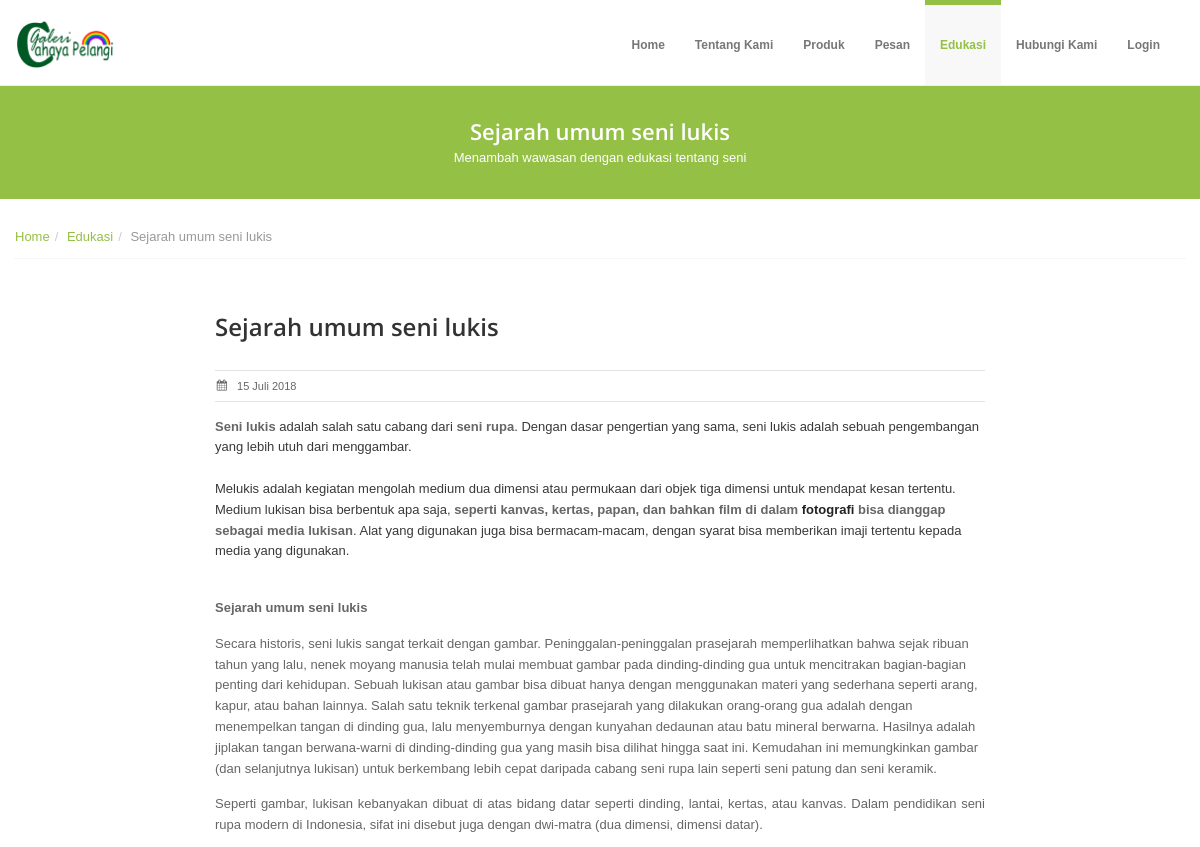
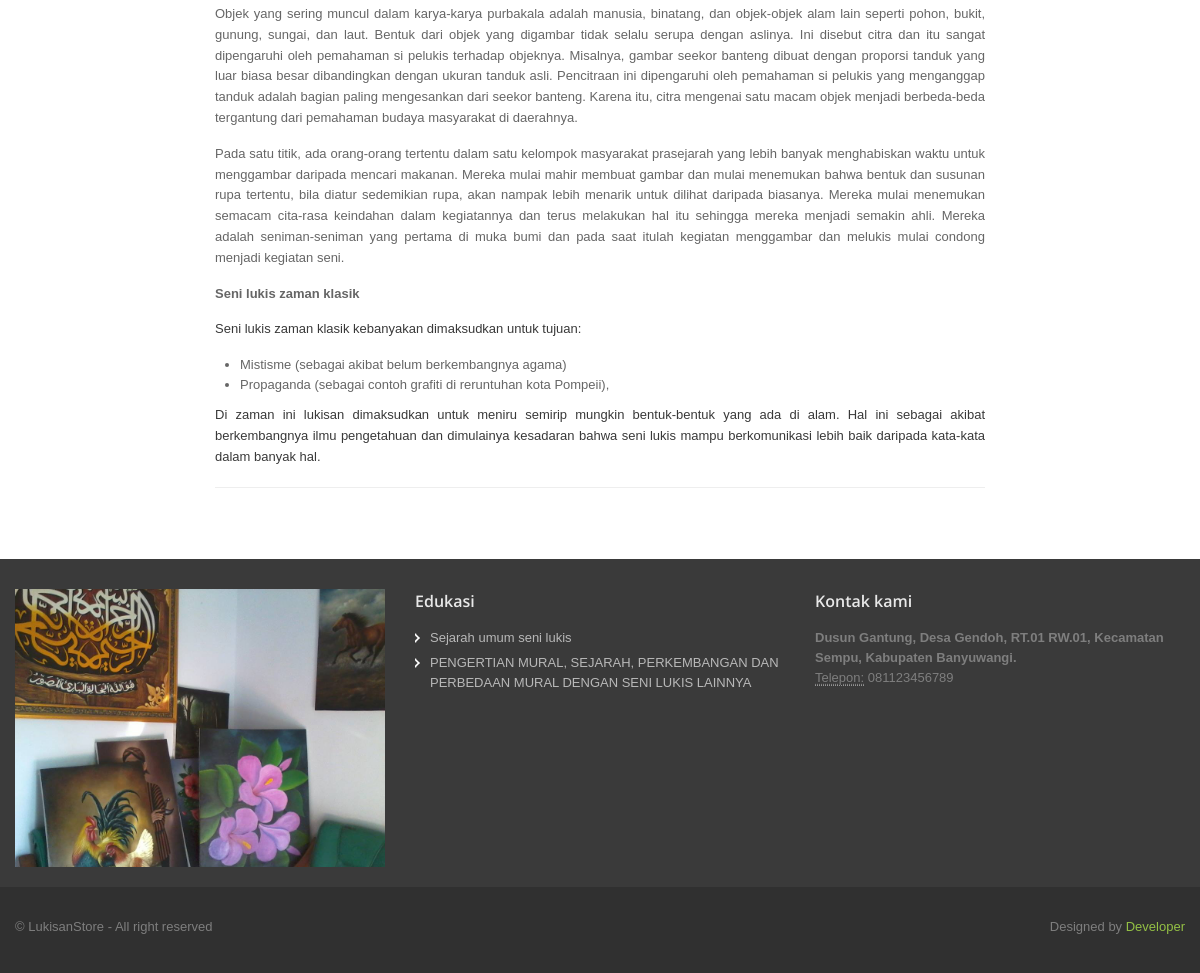
The app's page /artikel/detail/sejarah-umum-seni-lukis with its own data (2 pictures, top to bottom).
### tables this page shows
CREATE TABLE `artikel` (
  `id` int(11) NOT NULL,
  `nama` varchar(100) DEFAULT NULL,
  `link` varchar(110) DEFAULT NULL,
  `teks` text,
  `tanggal` date DEFAULT NULL,
  `gambar` varchar(110) DEFAULT NULL,
  `penulis` varchar(45) DEFAULT NULL,
  `kategori` varchar(20) DEFAULT NULL
);

CREATE TABLE `profil` (
  `id` int(11) NOT NULL,
  `nama` varchar(50) NOT NULL,
  `deskripsi` text,
  `teks` text,
  `alamat` text NOT NULL,
  `telepon` varchar(20) NOT NULL,
  `email` varchar(50) NOT NULL,
  `facebook` varchar(50) NOT NULL,
  `website` varchar(50) NOT NULL,
  `gambar` varchar(100) NOT NULL
);

### application/controllers/Artikel.php (called while the page is built, shortened)
<?php
class Artikel extends CI_Controller{
    function __construct()
    {
        $this->load->model('Artikel_model');
        $this->load->model('Produk_model');
        $this->load->model('Profil_model');
    }
    function detail($link)
    {
        $data['profil'] = $this->Profil_model->detail_data(1);
        $data['artikel'] = $this->Artikel_model->semua_data();
        $data['detail_artikel'] = $this->Artikel_model->detail_front($link);
        $data['_view'] = 'front/artikel-detail';
        $this->load->view('_layouts/front/index',$data);
    }
}

### index.php (called while the page is built, shortened)
<?php
require_once BASEPATH.'core/CodeIgniter.php';

### application/models/Artikel_model.php (called while the page is built, shortened)
<?php
class Artikel_model extends CI_Model
{
    function __construct()
    {
        $this->table = "artikel";
    }
    function semua_data()
    {
        $query =  $this->db->get($this->table);
        return $query->result();
    }
    function detail_front($link)
    {
        $query =  $this->db->get_where($this->table, array('link' => $link));
        return $query->row();
    }
}
?>

### application/libraries/Fungsi.php (called while the page is built, shortened)
<?php
class fungsi extends CI_Model
{
	public function getBulan_id($bln){
		switch ($bln){
			case 7:
				return "Juli";
				break;
		}
	}
	public function tanggal_id($tanggal){
		$tanggal2 = substr($tanggal,8,2);
		$bulan = $this->getBulan_id(substr($tanggal,5,2));
		$tahun = substr($tanggal,0,4);
		return $tanggal2.' '.$bulan.' '.$tahun;
	}
}
?>

### application/models/Profil_model.php (called while the page is built, shortened)
<?php
class Profil_model extends CI_Model
{
    function __construct()
    {
        $this->table = "profil";
    }
    function detail_data($id)
    {
        $query =  $this->db->get_where($this->table, array('id' => $id));
        return $query->row();
    }
}
?>

### application/views/front/artikel-detail.php (the view, shortened to what this page needs)
<section id="subintro">
  <div class="jumbotron subhead" id="overview">
    <div class="container">
      <div class="row">
        <div class="span12">
          <div class="centered">
            <h3><?php echo $detail_artikel->nama  ?></h3>
            <p>
              Menambah wawasan dengan edukasi tentang seni
            </p>
          </div>
        </div>
      </div>
    </div>
  </div>
</section>
<section id="breadcrumb">
  <div class="container">
    <div class="row">
      <div class="span12">
        <ul class="breadcrumb notop">
          <li><a href="<?php echo site_url(); ?>">Home</a><span class="divider">/</span></li>
          <li><a href="<?php echo site_url('artikel'); ?>">Edukasi</a><span class="divider">/</span></li>
          <li class="active"><?php echo $detail_artikel->nama  ?></li>
        </ul>
      </div>
    </div>
  </div>
</section>
<section id="maincontent">
  <div class="container">
    <div class="row">
        <div class="span12">
          <article>
            <div class="row">
              <div class="span2"></div>
              <div class="span8">
                <div class="heading">
                  <h4><?php echo $detail_artikel->nama  ?></h4>
                </div>
                <article class="blog-post">
                  <div class="clearfix">
                  </div>
                  <ul class="post-meta">
                    <li class="first"><i class="icon-calendar"></i><span><?php echo $this->fungsi->tanggal_id($detail_artikel->tanggal); ?></span></li>
                  </ul>
                  <div class="clearfix">
                  </div>
                  <?php
                  echo $detail_artikel->teks;
                  ?>
                </article>
              </div>
              <div class="span4">
              </div>
            </div>
          </article>
        </div>
      </div>
  </div>
</section>

### application/views/_layouts/front/footer.php
<footer class="footer">
  <div class="container">
    <div class="row">
      <div class="span4">
        <img src="<?php echo base_url('upload/profil/'.$profil->gambar); ?>">
      </div>
      <div class="span4">
        <div class="widget">
          <h5>Edukasi</h5>
          <ul class="regular">
            <?php foreach ($artikel as $artikel): ?>
              <li><a href="<?php echo site_url('artikel/detail/'.$artikel->link) ?>"><?php echo $artikel->nama; ?></a></li>
            <?php endforeach ?>
          </ul>
        </div>
      </div>
      <div class="span4">
        <div class="widget">
          <h5>Kontak kami</h5>
          <address>
            <strong><?php echo $profil->alamat; ?></strong><br>
            <abbr title="Telepon">Telepon:</abbr> <?php echo $profil->telepon; ?>
          </address>
        </div>
      </div>
    </div>
  </div>
  <div class="verybottom">
    <div class="container">
      <div class="row">
        <div class="span6">
          <p>
            &copy; LukisanStore - All right reserved
          </p>
        </div>
        <div class="span6">
          <div class="credits">
            Designed by <a href="#">Developer</a>
          </div>
        </div>
      </div>
    </div>
  </div>
</footer>

### assets/front/css/docs.css (style rules this page uses)
section { padding-top: 30px; }
.jumbotron { position: relative; }

### assets/front/css/style.css (style rules this page uses)
.row { margin-bottom: 20px; }
#maincontent { z-index: 1000; margin-top: 0px; }
section#subintro { width: 100%; color: #fff; height: auto; margin: 0 auto; padding: 0; margin-top: 80px; }
article.blog-post { padding-bottom: 20px; margin-bottom: 30px; border-bottom: 1px solid #eeeeee; }
article .heading { float: left; width: 100%; margin-bottom: 25px; }
article .heading h4 { float: left; margin-bottom: 0; font-size: 24px; }
ul.post-meta { float: left; width: 100%; list-style: none; padding: 5px 0 5px; border-top: 1px solid #e3e3e3; border-bottom: 1px solid #e3e3e3; margin: 0 0 15px 0; }
ul.post-meta li { float: left; list-style: none; margin: 0; margin-right: 20px; font-size: 11px; }
ul.post-meta li i { float: left; margin-top: 4px; }
ul.post-meta li span { float: left; margin-left: 5px; }
[class^="icon-"], [class*=" icon-"] { float: none; }
[class^="icon-"], [class*=" icon-"] { margin-top: 1px; margin-right: .3em; }
.subhead { text-align: left; margin: 0 0 20px 0; padding: 35px 0 10px 0 }
.subhead h3 { color: #fff; margin: 0; padding: 0; }
.subhead p { padding: 0; margin: 0; }
#breadcrumb .breadcrumb { margin: -30px 0 0 0; border-bottom: 1px dotted #eeeeee; padding-bottom: 10px; }
.breadcrumb>li { display: inline-block; *display: inline; line-height: 1.6em; *zoom: 1; }
.breadcrumb>li>.divider { padding: 0 5px; color: #ccc; }
footer { padding-top: 30px; color: #7e7e7e; }
footer.footer { background: #3a3a3a; }
footer h1, footer h2, footer h3, footer h4, footer h5, footer h6 { color: #e8e8e8; }
footer .verybottom { padding-top: 30px; background: #303030; }
footer ul.regular li a, footer .nav-list li.nav-header { text-shadow: none; color: #b8b8b8; }
footer ul.regular, footer ul.nav { margin-left: 0; list-style: none; }
footer ul.regular li { background-attachment: scroll; background: url(../img/list/white-arrow.png) no-repeat 0 5px; padding-left: 15px; margin-top: 5px; margin-left: 0; }
.credits { text-align: right; }
.centered { text-align: center; }

### assets/front/color/default.css (style rules this page uses)
a { color: #94c045; }
section#subintro { background: #94c045; }

### assets/front/css/overwrite.css (style rules this page uses)
img { max-width: 100%; width: auto\9; height: auto; vertical-align: middle; border: 0; -ms-interpolation-mode: bicubic; }
body { margin: 0; font-family: Tahoma, Arial, sans-serif; font-size: 13px; line-height: 1.6em; color: #666; background-color: #ffffff; }
p { margin: 0 0 15px; }
a { color: #0088cc; text-decoration: none; }
h1, h2, h3, h4, h5, h6 { color:#333; font-family: 'Open Sans', sans-serif; font-weight:600; line-height:1.5em; margin-top:0; margin-bottom:15px; }
h3 { font-size: 22px; }
h4 { font-size: 18px; }
h5 { font-size: 16px; }
.breadcrumb { padding: 8px 0; background-color: #fff; -webkit-border-radius: 0; -moz-border-radius: 0; border-radius: 0; }
.breadcrumb > li { text-shadow: none; }
.breadcrumb li span { color:#aaa; padding:0 5px; }

### records on screen
artikel: nama "Sejarah umum seni lukis", tanggal "15 Juli 2018", teks "Seni lukis adalah salah satu cabang dari seni rupa . Dengan dasar pengertian yang sama, seni lukis adalah sebuah pengembangan yang lebih utuh dari menggambar. Melukis adalah kegiatan mengolah medium dua dimensi atau permukaan dari objek tiga dimensi untuk mendapat kesan tertentu. Medium lukisan bisa berbentuk apa saja, seperti kanvas, kertas, papan, dan bahkan film di dalam fotografi bisa dianggap sebagai media lukisan . Alat yang digunakan juga bisa bermacam-macam, dengan syarat bisa memberikan imaji tertentu kepada media yang digunakan. Sejarah umum seni lukis Secara historis, seni lukis sangat terkait dengan gambar. Peninggalan-peninggalan prasejarah memperlihatkan bahwa sejak ribuan…"
profil: gambar (picture), alamat "Dusun Gantung, Desa Gendoh, RT.01 RW.01, Kecamatan Sempu, Kabupaten Banyuwangi.", telepon "081123456789"
artikel: nama "PENGERTIAN MURAL, SEJARAH, PERKEMBANGAN DAN PERBEDAAN MURAL DENGAN SENI LUKIS LAINNYA"
